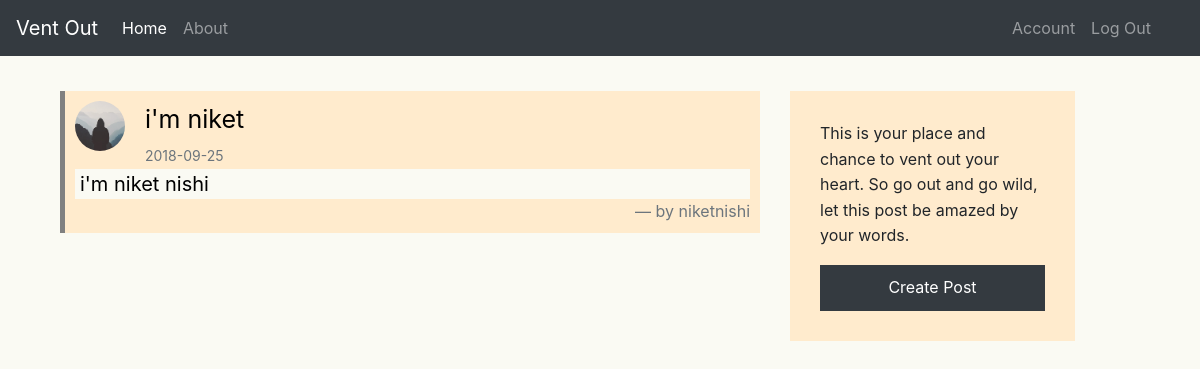
Page /post/6 (signed in) on the committed database.
### ventout/models.py (models this page shows, shortened)
class User(db.Model, UserMixin):
    id = db.Column(db.Integer, primary_key=True)
    username = db.Column(db.String(20), unique=True, nullable=False)
    email = db.Column(db.String(120), unique=True, nullable=False)
    image_file = db.Column(db.String(20), nullable=False,
                           default='default.jpg')
    password = db.Column(db.String(60), nullable=False)
    posts = db.relationship('Post', backref='author', lazy=True)

class Post(db.Model):
    id = db.Column(db.Integer, primary_key=True)
    title = db.Column(db.String(100), nullable=False)
    date_posted = db.Column(db.DateTime, nullable=False,
                            default=datetime.utcnow)
    content = db.Column(db.Text, nullable=False)
    user_id = db.Column(db.Integer, db.ForeignKey('user.id'), nullable=False)

### ventout/routes.py (the view)
@app.route("/post/<int:post_id>")
def post(post_id):
    post = Post.query.get_or_404(post_id)
    return render_template('post.html', title=post.title, post=post)

### ventout/models.py (called while the page is built)
@login_manager.user_loader
def load_user(user_id):
    return User.query.get(int(user_id))

### ventout/templates/post.html (shortened to what this page needs)
{% extends "layout.html" %}
{% block content %}
<div class="container margin-top">
    <blockquote class="blockquote">
        <img class="rounded-circle post-image" src="{{ url_for('static', filename='profile_pics/'+post.author.image_file) }}">
        <header class="post-title">{{ post.title }}</header>
        <small style="display:inline-block" class="text-muted small">{{ post.date_posted.strftime('%Y-%m-%d') }}</small>
        <p class="default-background mb-0 post-content" style="padding: 0 5px 0 5px">{{ post.content }}</p>
        <footer class="blockquote-footer">by {{ post.author.username }}</footer>
    </blockquote>
</div>
{% endblock %}

### ventout/static/main.css (style rules this page uses)
.blockquote { border-left: 5px solid gray; padding-left: 35px; background-color: blanchedalmond; color: black; padding: 10px; }
.margin-top { margin-top: 35px; }
.post-image { width: 50px; height: 50px; float: left; margin: 0px 20px 0px 0px; }
.default-background { background-color: #fafaf3; }
.blockquote-footer { text-align: right; }
.small { font-size: 14px; }
.post-title { font-size: 25px; }
.post-content { font-size: 20px; }

### rows in the picture
User: image_file (placeholder picture), author.username "niketnishi"
Post: title "i'm niket", date_posted "2018-09-25", content "i'm niket nishi"
